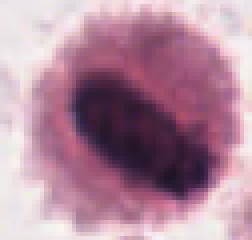
#> input picture Theory/mitosisSmall2.png, 63 x 60 px (shown 4 times larger)
$ python convLayer.py
#> lines starting #> are read from the running program, lines starting #| are printed output that depends on the picture; long printed decimals are rounded
import matplotlib.pyplot as plt
from matplotlib.patches import Circle, PathPatch
from matplotlib.text import TextPath
from matplotlib.transforms import Affine2D
# This import registers the 3D projection, but is otherwise unused.
from mpl_toolkits.mplot3d import Axes3D  # noqa: F401 unused import
import mpl_toolkits.mplot3d.art3d as art3d

import numpy as np
xx, yy = np.meshgrid(np.linspace(0,15,16), np.linspace(0,15,16))

import cv2
img = cv2.imread('mitosisSmall2.png')
#> img is the input picture: shape (60, 63, 3); mean B, G, R 156.6, 137.6, 177.5
img = cv2.resize(img,dsize=(16,16))
img=img[:,:,1]
X =  xx
Y =  yy
Z =  0*np.ones(X.shape)

data = img
fig = plt.figure(figsize=(15,5))
ax = fig.add_subplot(111, projection='3d')
ax.plot_surface(X, Y, Z, rstride=1, cstride=1, color='black', linewidth=1, facecolors=plt.cm.Greys(255-data), shade=False)
ax.grid(True)
for x in np.arange(0,15):
    for y in np.arange(0,15):
        print(x,y)
        ax.text(x+0.5,y+0.5,0.1,'%.1f' % (data[int(x),int(y)]/255), fontweight='bold', fontsize=4, color=[1.0,0.3,1.0], zorder=5, horizontalalignment='center', verticalalignment='center')

#ax = fig.add_subplot(111, projection='3d')
ax.plot_surface(X, Y, Z, facecolors=plt.cm.Greys(255-data), shade=False)
ax.view_init(elev=90., azim=84)
ax.set_zlim(0,5)
# draw grid
#for y in
#ax.imshow(img)

xx, yy = np.meshgrid(np.arange(0,5), np.arange(0,5))
filtr = np.array([[255,255, 255,255,255], [0,255, 255,255,255], [0,0,255,255,255], [0,0,0,255,255], [0,0,0,0,255]])
print(xx.shape,yy.shape,filtr.shape)
ax.set_axis_off()
#ax.plot_surface(xx-8, yy+18, 2*np.ones(xx.shape), linewidth=1, zorder=10, facecolors=plt.cm.Greys(filtr), shade=False)
xo_act = -8
yo_act = 12

for x in np.arange(0,5):
    for y in np.arange(0,5):
        print(x,y)
        ax.text(x+xo_act+0.5,y+yo_act+0.5,2.1,'%.1f' % (filtr[int(x),int(y)]/255), fontweight='bold', fontsize=4, color='blue',horizontalalignment='center', verticalalignment='center')
#plt.savefig('conv2d.svg')

# draw grid
for k in range(16):
    plt.plot(xs=[0,15],ys=[k,k], zs=[0,0],color='k', linewidth=0.2)
    plt.plot(xs=[k,k],ys=[0,15], zs=[0,0],color='k', linewidth=0.2)

for k in [0,5]:
    startx=7
    starty=5
    plt.plot(xs=[startx,startx+5],ys=[starty+k,starty+k], zs=[0.01,0.01],color=[1.0,0.3,1.0], linewidth=1.)
    plt.plot(xs=[startx+k,startx+k],ys=[starty+0,starty+5], zs=[0.01,0.01],color=[1.0,0.3,1.0], linewidth=1.)


for k in range(6):
    plt.plot(xs=[xo_act+0,xo_act+5],ys=[yo_act+k,yo_act+k], zs=[0,0],color='k', linewidth=0.2)
    plt.plot(xs=[xo_act+k,xo_act+k],ys=[yo_act+0,yo_act+5], zs=[0,0],color='k', linewidth=0.2)

plt.plot(xs=[startx+5,xo_act+5], ys=[starty, yo_act],color=[1.0,0.3,1.0], linewidth=0.4, linestyle='--')
plt.plot(xs=[startx,xo_act], ys=[starty, yo_act],color=[1.0,0.3,1.0], linewidth=0.4, linestyle='--')
plt.plot(xs=[startx+5,xo_act+5], ys=[starty+5, yo_act+5],color=[1.0,0.3,1.0], linewidth=0.4, linestyle='--')

convresult = np.mean(img[starty:starty+5, startx:startx+5] *  filtr / 255 / 255)
#> convresult = 0.138
print('Conv result:',convresult)
#| Conv result: 0.1382
xo_act2 = -25
yo_act2 = 12
ax.text(startx+xo_act2+0.5,starty+yo_act2+0.5, z=0.0, s='%.1f' % convresult,fontweight='bold', fontsize=4, color='blue',horizontalalignment='center', verticalalignment='center')

#plt.plot(xs=[xo_act2+1+startx,xo_act+5], ys=[starty+yo_act2, yo_act],color=[1.0,0.3,1.0], linewidth=0.4, linestyle='--')
plt.plot(xs=[xo_act2+startx,xo_act], ys=[starty+yo_act2, yo_act],color='b', linewidth=0.4, linestyle='--')
plt.plot(xs=[xo_act2+startx+1,xo_act+5], ys=[starty+yo_act2+1, yo_act+5],color='b', linewidth=0.4, linestyle='--')

for k in [0,5]:
    plt.plot(xs=[xo_act,xo_act+5],ys=[yo_act+k,yo_act+k], zs=[0.01,0.01],color='b', linewidth=1.)
    plt.plot(xs=[xo_act+k,xo_act+k],ys=[yo_act+0,yo_act+5], zs=[0.01,0.01],color='b', linewidth=1.)

xo_act3=xo_act2+startx
yo_act3=yo_act2+starty
for k in [0,1]:
    plt.plot(xs=[xo_act3,xo_act3+1],ys=[yo_act3+k,yo_act3+k], zs=[0.01,0.01],color='b', linewidth=1.)
    plt.plot(xs=[xo_act3+k,xo_act3+k],ys=[yo_act3+0,yo_act3+1], zs=[0.01,0.01],color='b', linewidth=1.)


for k in range(12):
    plt.plot(xs=[xo_act2+0,xo_act2+11],ys=[yo_act2+k,yo_act2+k], zs=[0,0],color='k', linewidth=0.2)
    plt.plot(xs=[xo_act2+k,xo_act2+k],ys=[yo_act2+0,yo_act2+11], zs=[0,0],color='k', linewidth=0.2)
plt.tight_layout()
plt.savefig('conv2d.svg')
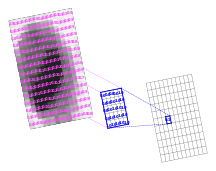
#> figure drawn by matplotlib, 1 panel
